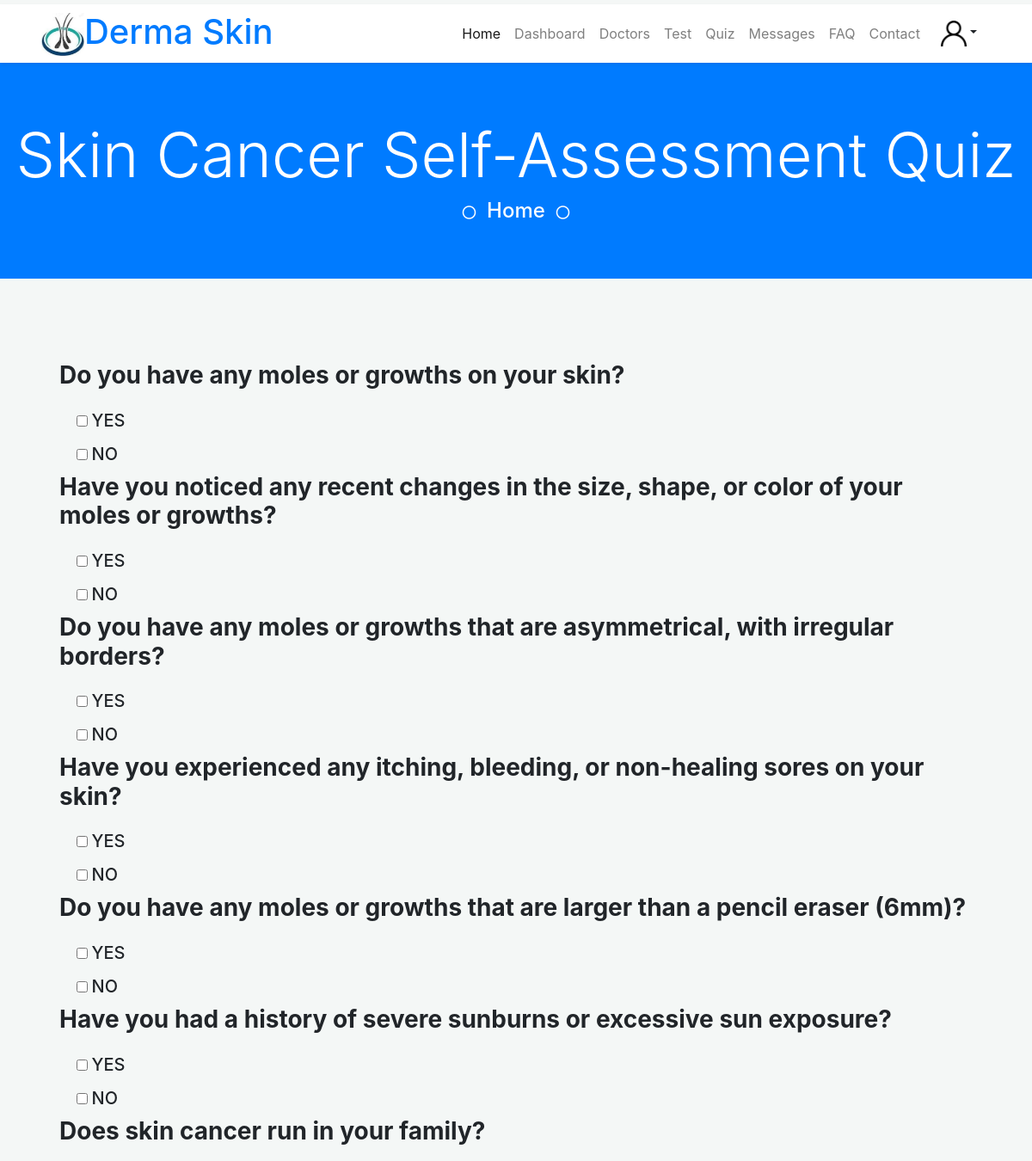
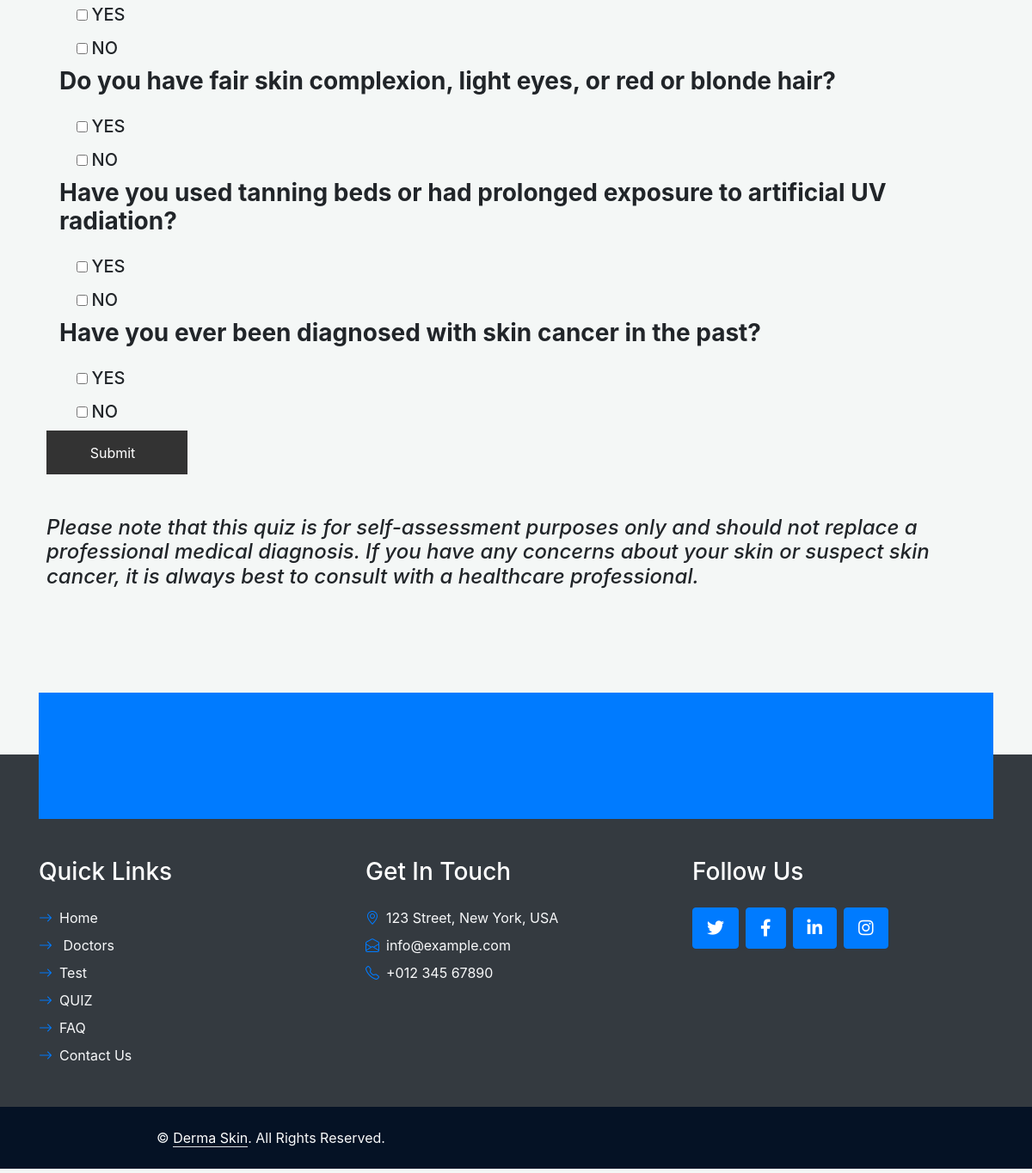
Page /QUIZ/ (signed in) on the committed database (2 pictures, top to bottom).
### Site/models.py (models this page shows, shortened)
class QuestionQCM(models.Model):
    question = models.CharField(max_length=200)

### Site/views.py (the view, shortened to what this page needs)
# urls.py: path('QUIZ/',views.QUIZ_Page,name="QUIZ"),
def QUIZ_Page(request):
    if request.method == "GET":
        from .models import QuestionQCM
        questions = QuestionQCM.objects.all()
        return render(request,'Pages/QUIZ.html',{'questions':questions})
    return HttpResponse(f"<h1>{message}</h1>")

### Template/Pages/QUIZ.html (shortened to what this page needs)
{% extends 'Pages/base.html' %}
{% load static %}
{% block content %}
<div class="container-fluid bg-primary py-5 hero-header mb-5">
    <div class="row py-3">
        <div class="col-12 text-center">
            <h1 class="display-3 text-white animated zoomIn">Skin Cancer Self-Assessment Quiz</h1>
        <i class="far fa-circle text-white px-2"></i>
        <a href="{% url 'Home' %}"  class="h4 text-white">Home</a>
        <i class="far fa-circle text-white px-2"></i>
        </div>
    </div>
</div>
<div class="container-fluid py-5 wow fadeInUp" data-wow-delay="0.1s">
    <div class="container">
        <div class="row g-5">
            <form method="post">
                <div class="col-lg-12">
                    {% for question in questions %}
                    <div class="section-title mb-12">
                        <h3 style="	font-weight: bold; padding-bottom: 15px;"> {{ question.question }}</h3>
                    </div>
                    <div class="form-check" style="padding-bottom: 5px;">
                        <input  type="checkbox" name="YES {{question.id}}" id="{{question.id}}1">
                        <label class="form-check-label" for="YES {{question.id}}" style="font-weight: bold;">
                            <h5> YES</h5>
                        </label>
                    </div>
                    <div class="form-check">
                        <input  type="checkbox" name="NO {{question.id}}" id="{{question.id}}2">
                        <label class="form-check-label" for="NO {{question.id}}" style="font-weight: bold;">
                            <h5> NO</h5>
                        </label>
                    </div>
                    {% endfor %}
                </div>
                <button id="registration-button">Submit
                </button>
            </form>
            <h4 class="text-body fst-italic mb-4">
                Please note that this quiz is for self-assessment purposes only and should not replace a professional medical diagnosis.
                If you have any concerns about your skin or suspect skin cancer, it is always best to consult with a healthcare
                professional.
            </h4>
        </div>
    </div>
</div>
{% endblock %}

### Accounts/static/css/style.css (style rules this page uses)
* { -webkit-box-sizing: border-box; -moz-box-sizing: border-box; box-sizing: border-box; }
body { font-family: "Poppins-Regular"; color: #333; font-size: 13px; margin: 0; }
input, textarea, select, button { font-family: "Poppins-Regular"; color: #333; font-size: 13px; }
p, h1, h2, h3, h4, h5, h6, ul { margin: 0; }
button { border: none; width: 164px; height: 51px; margin: auto; margin-top: 40px; cursor: pointer; display: flex; align-items: center; justify-content: center; padding: 0; background: #333; font-size: 15px; color: #fff; vertical-align: middle; -webkit-transform: perspective(1px) translateZ(0); transform: perspective(1px) translateZ(0); -webkit-transition-duration: 0.3s; transition-duration: 0.3s; }

### Template/Pages/base.html (style rules this page uses)
body { background-color: #f4f7f6; margin-top: 5px; margin-bottom: 5px; }

### rows in the picture
QuestionQCM: question "Do you have any moles or growths on your skin?"
QuestionQCM: question "Have you noticed any recent changes in the size, shape, or color of your moles or growths?"
QuestionQCM: question "Do you have any moles or growths that are asymmetrical, with irregular borders?"
QuestionQCM: question "Have you experienced any itching, bleeding, or non-healing sores on your skin?"
QuestionQCM: question "Do you have any moles or growths that are larger than a pencil eraser (6mm)?"
QuestionQCM: question "Have you had a history of severe sunburns or excessive sun exposure?"
QuestionQCM: question "Does skin cancer run in your family?"
QuestionQCM: question "Do you have fair skin complexion, light eyes, or red or blonde hair?"
QuestionQCM: question "Have you used tanning beds or had prolonged exposure to artificial UV radiation?"
QuestionQCM: question "Have you ever been diagnosed with skin cancer in the past?"
